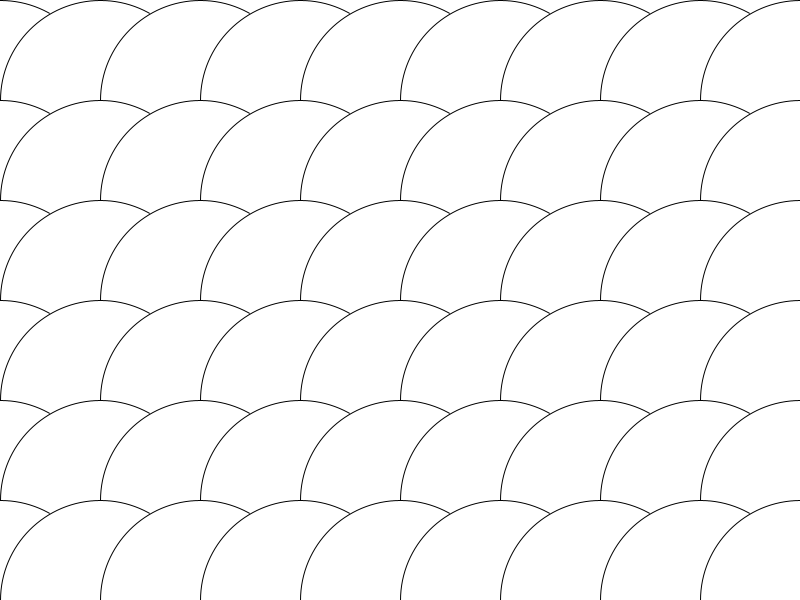
Frame 1 (no input)
Frame 60 (the mouse pressed at the canvas centre just before this capture): identical to frame 1, image omitted
Frame 120 (the mouse held since frame 60 and released just before this capture): identical to frame 1, image omitted

The Processing sketch that drew this single still picture (run headless with seeded random() and noise(); from frame 60 on, the mouse is pressed at the canvas centre):

// Processing sketch: processing_28489
// ── processing_28489.pde

int spacing = 100;
 
void setup(){
  size(800, 600);
}
 
void draw(){
  background(255);
  for(int y = 0; y <= height; y = y + spacing){
    for(int x = 0; x <= width; x = x + spacing){
      ellipse(x, y, 200, 200);
    }
  }
}
